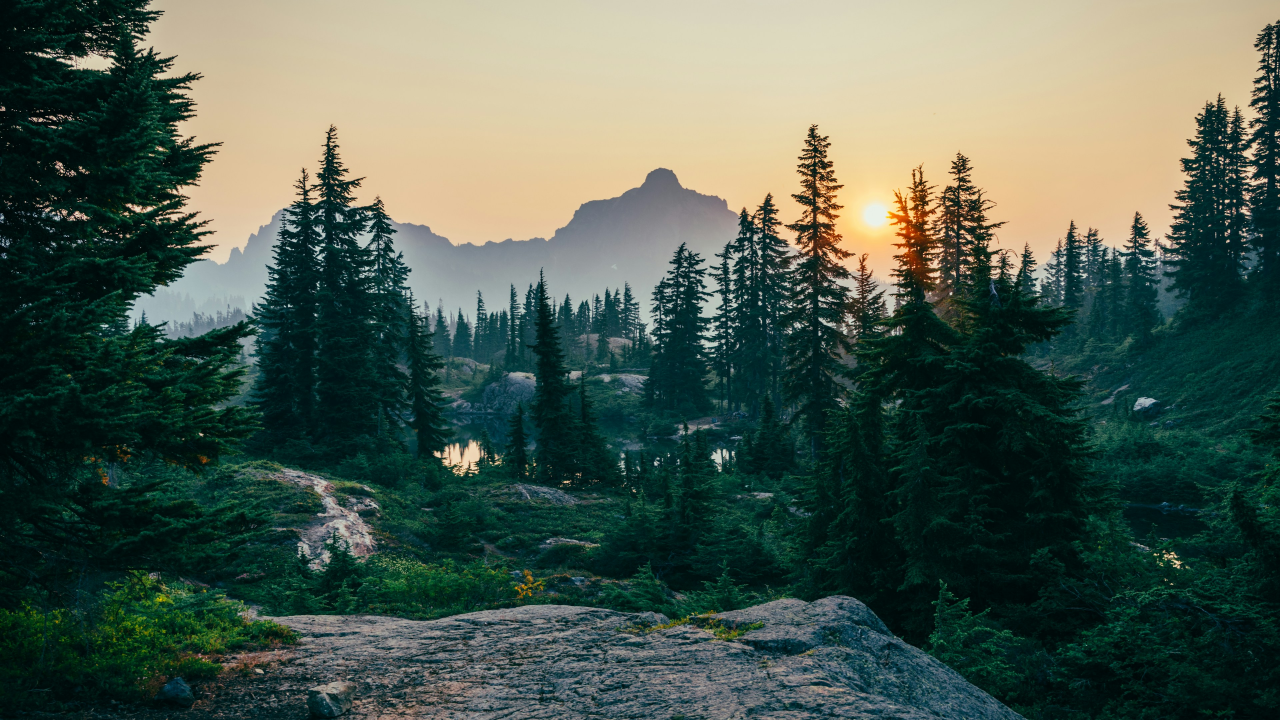
#> input picture purify_data/cluster_01/image_1507.jpg, 3840 x 2160 px (shown at 1/3 size)
$ python -i extract_wavelet.py   (imports and definitions only)
#> lines starting #> are read from the running program, lines starting #| are printed output that depends on the picture
#> further down, picture is the input picture: shape (2160, 3840, 3); mean B, G, R 80.7, 93.1, 78
import cv2
import numpy as np
from typing import List

def _extract_wavelet(img_bgr: np.ndarray) -> List[float]:
    """Haar-like Wavelet Energy features (3 levels of decomposition)"""
    gray = cv2.cvtColor(img_bgr, cv2.COLOR_BGR2GRAY).astype(np.float32)
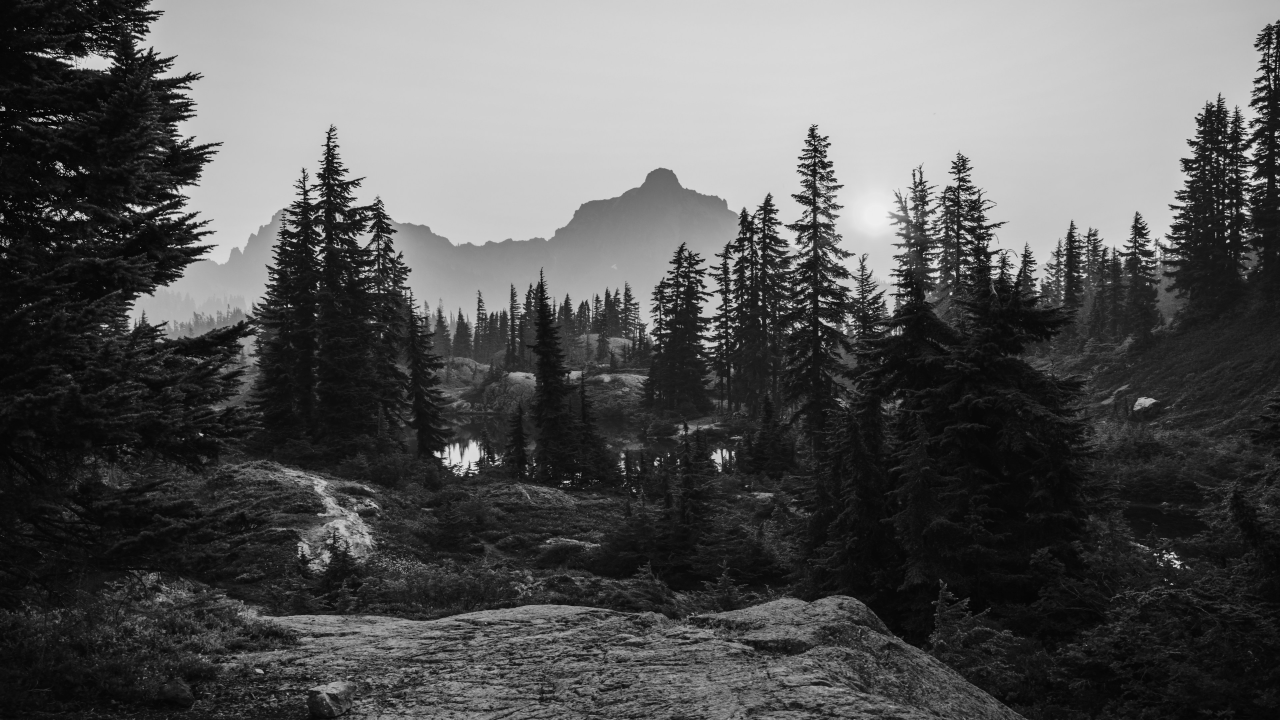
#> gray: shape (2160, 3840) float32 (shown at 1/3 size); min 0, max 248, mean 87.2
    curr = cv2.resize(gray, (256, 256))
    features = []
    for _ in range(3):
        h, w = curr.shape
        ll = cv2.resize(curr, (w//2, h//2), interpolation=cv2.INTER_AREA)
        lh = np.abs(curr[0::2, 1::2] - curr[1::2, 1::2])
        hl = np.abs(curr[1::2, 0::2] - curr[1::2, 1::2])
        hh = np.abs(curr[0::2, 0::2] - curr[1::2, 1::2])
        features.extend([float(np.mean(ll)), float(np.mean(lh)), float(np.mean(hl)), float(np.mean(hh))])
        curr = ll
#> this loop made 3 passes
#> pass 1, in _extract_wavelet, `ll = cv2.resize(curr, (w//2, h//2), interpolation=cv2.INTER_AREA)`:
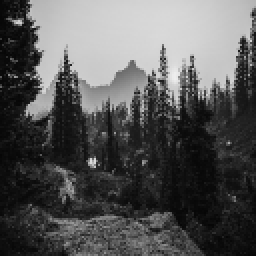
#> ll: shape (128, 128) float32 (shown 2 times larger); min 5.53, max 238, mean 87.2
#> pass 1, in _extract_wavelet, `hh = np.abs(curr[0::2, 0::2] - curr[1::2, 1::2])`:
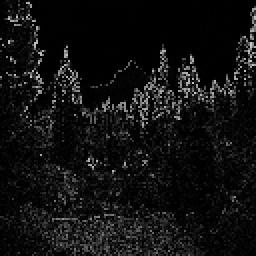
#> hh: shape (128, 128) float32 (shown 2 times larger); min 0, max 200.9, mean 17.1
#> after the loop:
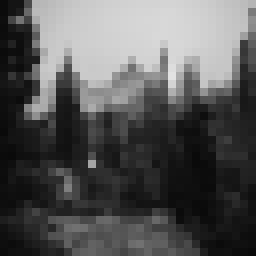
#> curr: shape (32, 32) float32 (shown 8 times larger); min 10, max 226.4, mean 87.2
#> after the loop:
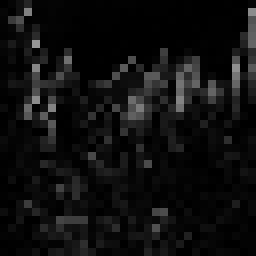
#> hh: shape (32, 32) float32 (shown 8 times larger); min 0, max 150.2, mean 15.5
#> after the loop:
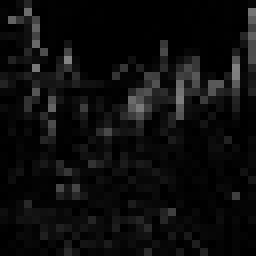
#> hl: shape (32, 32) float32 (shown 8 times larger); min 0, max 131.2, mean 13.5
#> after the loop:
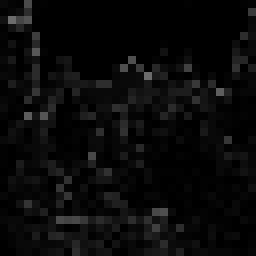
#> lh: shape (32, 32) float32 (shown 8 times larger); min 0, max 108.1, mean 10.3
#> after the loop, features = [87.16, 14.86, 15.29, 17.15, 87.16, 11.35, 12.57, 13.82, 87.16, 10.31, 13.45, 15.54]
    return features[:12]

>>> import cv2
>>> picture = cv2.imread('../../../../purify_data/cluster_01/image_1507.jpg')
>>> result = _extract_wavelet(picture)
#> result has the same summary as features in _extract_wavelet

$ run again, on purify_data/cluster_01/image_1637.jpg
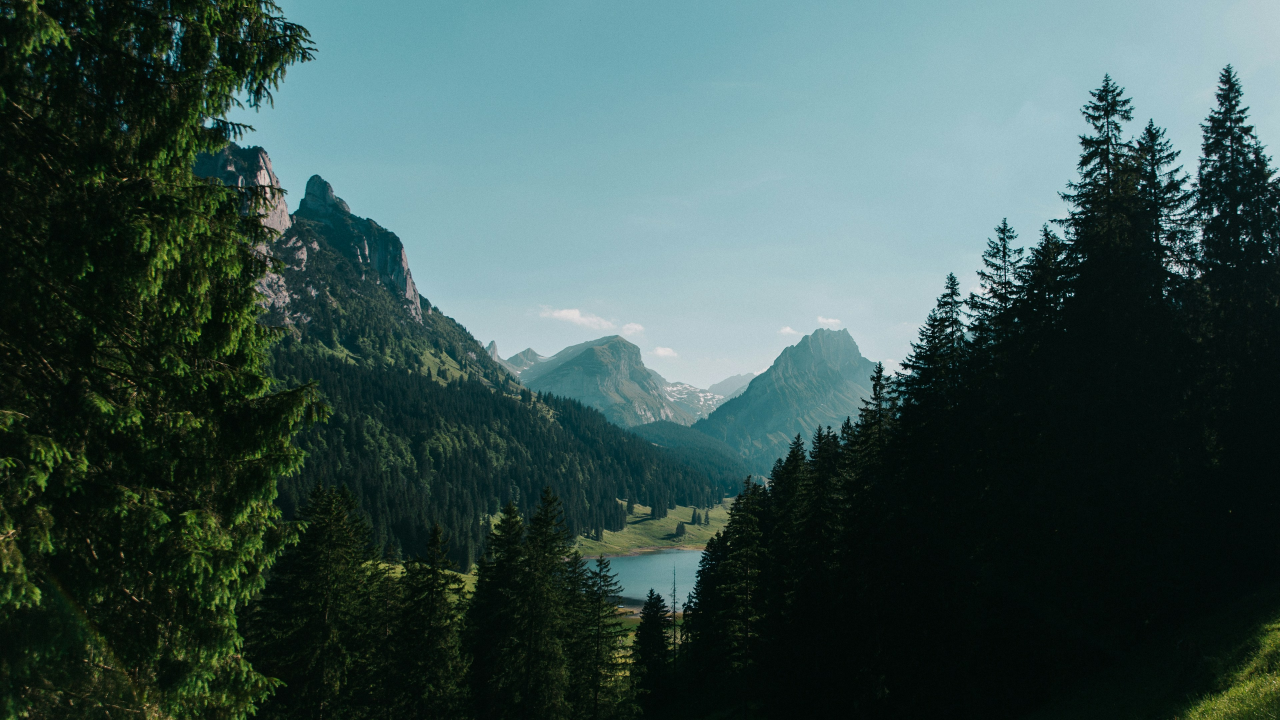
#> input picture purify_data/cluster_01/image_1637.jpg, 3840 x 2160 px (shown at 1/3 size)
#> picture is the input picture: shape (2160, 3840, 3); mean B, G, R 78.5, 81.6, 58.4
#> the loop in _extract_wavelet, `for _ in range(3):` made 3 passes
#> pass 1, in _extract_wavelet, `ll = cv2.resize(curr, (w//2, h//2), interpolation=cv2.INTER_AREA)`:
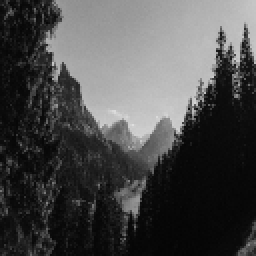
#> ll: shape (128, 128) float32 (shown 2 times larger); min 4.57, max 223, mean 74.4
#> after the loop in _extract_wavelet, `for _ in range(3):`:
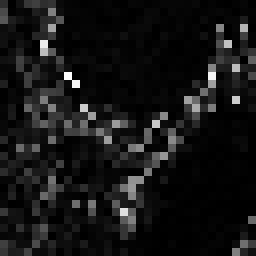
#> lh: shape (32, 32) float32 (shown 8 times larger); min 0.00781, max 77.56, mean 6.5; drawn with min black and max white
#> after the loop in _extract_wavelet, `for _ in range(3):`: features = [74.4, 9.37, 10.75, 11.38, 74.4, 6.99, 8.67, 9.66, 74.4, 6.53, 9.64, 10.46]
#> result has the same summary as features in _extract_wavelet
